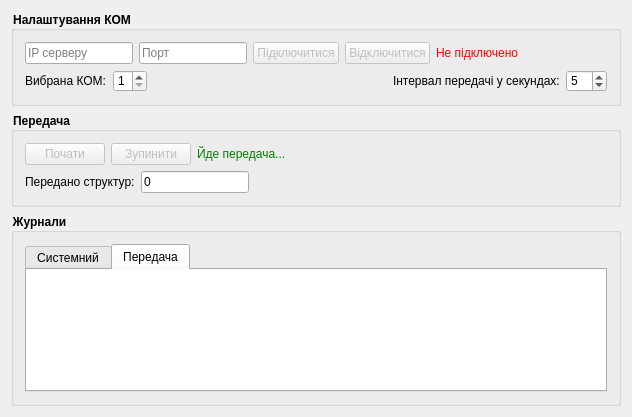
<?xml version="1.0" encoding="UTF-8"?>
<ui version="4.0">
 <class>MainWindow</class>
 <widget class="QWidget" name="MainWindow">
  <property name="geometry">
   <rect>
    <x>0</x>
    <y>0</y>
    <width>632</width>
    <height>417</height>
   </rect>
  </property>
  <property name="windowTitle">
   <string>Керуюча обчислювальна машина</string>
  </property>
  <layout class="QVBoxLayout" name="verticalLayout_5">
   <item>
    <widget class="QGroupBox" name="groupBox">
     <property name="styleSheet">
      <string notr="true">QGroupBox {
	font-weight: bold;
}</string>
     </property>
     <property name="title">
      <string>Налаштування КОМ</string>
     </property>
     <layout class="QVBoxLayout" name="verticalLayout">
      <item>
       <layout class="QHBoxLayout" name="horizontalLayout" stretch="0,0,0,0,0,1">
        <item>
         <widget class="QLineEdit" name="lineEdit_2">
          <property name="maxLength">
           <number>32767</number>
          </property>
          <property name="placeholderText">
           <string>IP серверу</string>
          </property>
         </widget>
        </item>
        <item>
         <widget class="QLineEdit" name="lineEdit">
          <property name="maxLength">
           <number>32767</number>
          </property>
          <property name="placeholderText">
           <string>Порт</string>
          </property>
         </widget>
        </item>
        <item>
         <widget class="QPushButton" name="pushButton">
          <property name="enabled">
           <bool>false</bool>
          </property>
          <property name="text">
           <string>Підключитися</string>
          </property>
         </widget>
        </item>
        <item>
         <widget class="QPushButton" name="pushButton_2">
          <property name="enabled">
           <bool>false</bool>
          </property>
          <property name="text">
           <string>Відключитися</string>
          </property>
         </widget>
        </item>
        <item>
         <widget class="QLabel" name="label">
          <property name="styleSheet">
           <string notr="true">QLabel {
	color: red;
}</string>
          </property>
          <property name="text">
           <string>Не підключено</string>
          </property>
         </widget>
        </item>
        <item>
         <spacer name="horizontalSpacer">
          <property name="orientation">
           <enum>Qt::Horizontal</enum>
          </property>
          <property name="sizeHint" stdset="0">
           <size>
            <width>136</width>
            <height>14</height>
           </size>
          </property>
         </spacer>
        </item>
       </layout>
      </item>
      <item>
       <layout class="QHBoxLayout" name="horizontalLayout_4" stretch="0,0,0">
        <item>
         <layout class="QHBoxLayout" name="horizontalLayout_2">
          <item>
           <widget class="QLabel" name="label_2">
            <property name="text">
             <string>Вибрана КОМ:</string>
            </property>
           </widget>
          </item>
          <item>
           <widget class="QSpinBox" name="spinBox">
            <property name="minimum">
             <number>1</number>
            </property>
            <property name="maximum">
             <number>4</number>
            </property>
           </widget>
          </item>
         </layout>
        </item>
        <item>
         <spacer name="horizontalSpacer_2">
          <property name="orientation">
           <enum>Qt::Horizontal</enum>
          </property>
          <property name="sizeHint" stdset="0">
           <size>
            <width>40</width>
            <height>20</height>
           </size>
          </property>
         </spacer>
        </item>
        <item>
         <layout class="QHBoxLayout" name="horizontalLayout_3">
          <item>
           <widget class="QLabel" name="label_3">
            <property name="text">
             <string>Інтервал передачі у секундах:</string>
            </property>
           </widget>
          </item>
          <item>
           <widget class="QSpinBox" name="spinBox_2">
            <property name="minimum">
             <number>1</number>
            </property>
            <property name="maximum">
             <number>60</number>
            </property>
            <property name="value">
             <number>5</number>
            </property>
           </widget>
          </item>
         </layout>
        </item>
       </layout>
      </item>
     </layout>
    </widget>
   </item>
   <item>
    <widget class="QGroupBox" name="groupBox_2">
     <property name="styleSheet">
      <string notr="true">QGroupBox {
	font-weight: bold;
}</string>
     </property>
     <property name="title">
      <string>Передача</string>
     </property>
     <layout class="QVBoxLayout" name="verticalLayout_2">
      <item>
       <layout class="QHBoxLayout" name="horizontalLayout_5">
        <item>
         <widget class="QPushButton" name="pushButton_3">
          <property name="enabled">
           <bool>false</bool>
          </property>
          <property name="text">
           <string>Почати</string>
          </property>
         </widget>
        </item>
        <item>
         <widget class="QPushButton" name="pushButton_4">
          <property name="enabled">
           <bool>false</bool>
          </property>
          <property name="text">
           <string>Зупинити</string>
          </property>
         </widget>
        </item>
        <item>
         <widget class="QLabel" name="label_4">
          <property name="styleSheet">
           <string notr="true">QLabel {
	color: green;
}</string>
          </property>
          <property name="text">
           <string>Йде передача...</string>
          </property>
         </widget>
        </item>
        <item>
         <spacer name="horizontalSpacer_3">
          <property name="orientation">
           <enum>Qt::Horizontal</enum>
          </property>
          <property name="sizeHint" stdset="0">
           <size>
            <width>40</width>
            <height>20</height>
           </size>
          </property>
         </spacer>
        </item>
       </layout>
      </item>
      <item>
       <layout class="QHBoxLayout" name="horizontalLayout_6" stretch="0,0,1">
        <item>
         <widget class="QLabel" name="label_5">
          <property name="text">
           <string>Передано структур:</string>
          </property>
         </widget>
        </item>
        <item>
         <widget class="QLineEdit" name="lineEdit_3">
          <property name="text">
           <string>0</string>
          </property>
          <property name="readOnly">
           <bool>true</bool>
          </property>
         </widget>
        </item>
        <item>
         <spacer name="horizontalSpacer_4">
          <property name="orientation">
           <enum>Qt::Horizontal</enum>
          </property>
          <property name="sizeHint" stdset="0">
           <size>
            <width>40</width>
            <height>20</height>
           </size>
          </property>
         </spacer>
        </item>
       </layout>
      </item>
     </layout>
    </widget>
   </item>
   <item>
    <widget class="QGroupBox" name="groupBox_3">
     <property name="styleSheet">
      <string notr="true">QGroupBox {
	font-weight: bold;
}</string>
     </property>
     <property name="title">
      <string>Журнали</string>
     </property>
     <layout class="QVBoxLayout" name="verticalLayout_3">
      <item>
       <widget class="QTabWidget" name="tabWidget">
        <property name="currentIndex">
         <number>1</number>
        </property>
        <widget class="QWidget" name="tab">
         <attribute name="title">
          <string>Системний</string>
         </attribute>
         <layout class="QVBoxLayout" name="verticalLayout_4">
          <property name="leftMargin">
           <number>0</number>
          </property>
          <property name="topMargin">
           <number>0</number>
          </property>
          <property name="rightMargin">
           <number>0</number>
          </property>
          <property name="bottomMargin">
           <number>0</number>
          </property>
          <item>
           <widget class="QPlainTextEdit" name="plainTextEdit">
            <property name="frameShape">
             <enum>QFrame::NoFrame</enum>
            </property>
           </widget>
          </item>
         </layout>
        </widget>
        <widget class="QWidget" name="tab_3">
         <attribute name="title">
          <string>Передача</string>
         </attribute>
         <layout class="QVBoxLayout" name="verticalLayout_6">
          <property name="leftMargin">
           <number>0</number>
          </property>
          <property name="topMargin">
           <number>0</number>
          </property>
          <property name="rightMargin">
           <number>0</number>
          </property>
          <property name="bottomMargin">
           <number>0</number>
          </property>
          <item>
           <widget class="QPlainTextEdit" name="plainTextEdit_3">
            <property name="frameShape">
             <enum>QFrame::NoFrame</enum>
            </property>
           </widget>
          </item>
         </layout>
        </widget>
       </widget>
      </item>
     </layout>
    </widget>
   </item>
  </layout>
 </widget>
 <layoutdefault spacing="6" margin="11"/>
 <resources/>
 <connections/>
</ui>
